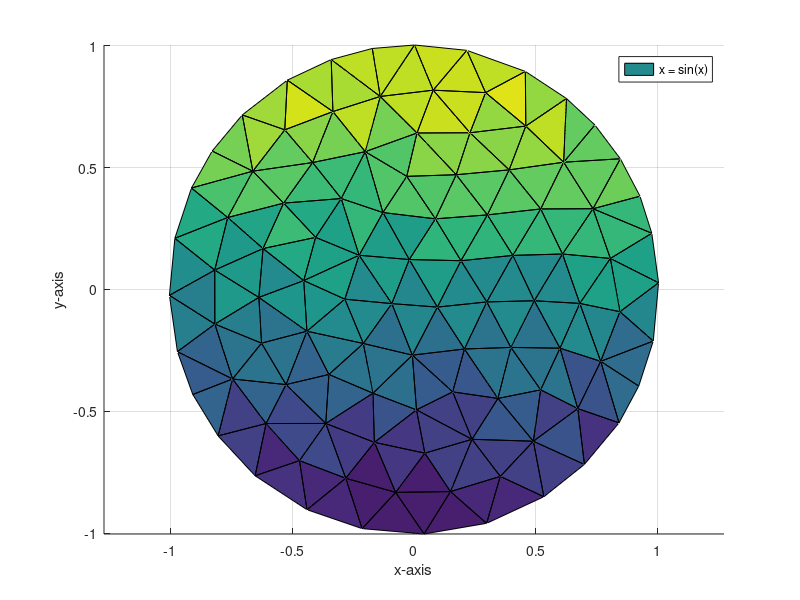

Recreate this plot in MATLAB.
%Circle Geometry

Vertices = [ 0.354078223658165  -0.766695555351536
  -0.298231892827986   0.372870950777673
   0.297986811811660  -0.959324251681120
  -0.212485229682307  -0.980997388468482
  -0.224818474827896   0.140198925104464
   0.841199824526692  -0.547087944789703
   0.625479155779087   0.783224677636050
   0.229859417206465   0.642635182263987
   0.390468696828730   0.490410260635561
   0.238166773991895  -0.614649349112947
  -0.660720113005497   0.485063713088005
  -0.403245531692523   0.213599624445504
  -0.138199279919743   0.791505007313432
  -0.534631205125817   0.353969834110798
   0.614013734082178   0.521798768998622
  -0.636076834531567  -0.032653119038256
  -0.816620666467475  -0.142009839458299
  -0.912511619520552   0.416026781542313
  -0.469523231869694  -0.702160225580048
  -0.075043317877789  -0.832392416359616
  -0.361657265597155  -0.549631641488656
   0.680256106516730  -0.057283776890683
  -0.332340123936992   0.729557433580277
  -0.704095891396357   0.715770548526409
   0.699206069279343  -0.717745625706996
   0.844831753599322  -0.091293768514259
  -0.019169470908630   0.122728885287606
  -1.002904300029686  -0.024109065305038
  -0.415580703585440   0.520474979242920
  -0.127148606389532   0.315397379840905
   0.158866238978901  -0.420118791485332
  -0.451920777949139   0.036343744744883
   0.041596225057031  -1.003040501906917
   0.456926240538339   0.894225648074915
  -0.524666023496280  -0.390210597967998
  -0.651442451929566  -0.764228369460929
  -0.207615694271768  -0.221573949920743
  -0.168169122200641  -0.425538318278553
  -0.090792317219241  -0.058138735631788
   0.096077925561974  -0.072397712115510
  -0.827617928316233   0.567747742268008
  -0.339339418726908   0.942923482104062
   0.532861875838247  -0.850202071777010
  -0.980685837877796   0.209788419940782
   0.765937514331123  -0.294917048414618
   0.493603043079254  -0.046377916720548
   0.298667493857445  -0.051217615338435
   0.078899444400723   0.817269475871917
  -0.438899892179220  -0.171312358572774
   0.002265290252134   1.002588538785814
   0.981654705468083  -0.211564257172202
   0.012558227632303   0.641679693402978
  -0.029471727969854   0.463866058436891
  -0.618917445740263   0.167655107615183
  -0.199698142726620   0.565075216188424
   0.301169823282179   0.305728453028272
   0.489775190111495  -0.622515495113159
  -0.279678083625676  -0.774456227063590
  -0.170850603917301   0.988346757057512
   0.922052325363514  -0.396339660125565
  -0.803237974855761  -0.600572466408068
   0.805613545935361   0.127109016373742
   0.742086164564964   0.674764103404251
   0.734451878556294   0.331057626600557
  -0.743965065717372  -0.367215652902759
  -0.625051189972950  -0.220353365680011
  -0.283453167168401  -0.039833067270852
   0.293843484579637   0.807247835831146
  -0.606481310486604  -0.549905553509522
   0.458779297138542   0.670055215887352
  -0.763852770253396   0.295121054781917
   0.207091657711513  -0.244260494835011
   0.010494200435293  -0.493885472008037
   0.609282014793535   0.145338152144908
   0.405584586837439   0.139612949351751
   0.672043384413539  -0.488679448089427
   0.975609196668914   0.230450957033015
  -0.348799782154616  -0.348669887927972
   0.397735107242810  -0.237771780624337
  -0.817028129455280   0.079430987698179
  -0.907089424726309  -0.430870237128993
   0.519665506047953  -0.411777185457409
   0.088051017286548   0.289608438637462
  -0.006487422836260  -0.269430144840844
   0.927191469853954   0.382518350910049
   0.216881354117256   0.980686245776811
   0.173413903739520   0.470499197541963
   0.599118508475341  -0.240935317618663
   0.520030946326333   0.330166521065558
   0.149859766447007  -0.829056778670696
  -0.519332090055107   0.858504518485319
  -0.529725242147416   0.654726105280486
   0.846553908098404   0.535944245154634
  -0.970104902703809  -0.255080238223342
   0.192850234882940   0.117845481402531
  -0.438676608346221  -0.903403777825454
   1.003394518502078   0.027488276532593
   0.344450338887639  -0.447022594690313
   0.044690988771908  -0.671432554675671
  -0.162259902428279  -0.627117142435382];

Connectivity = [    11    14    29
    17    28    94
   100    38    21
    54    14    71
    69    19    21
    78    21    38
    37    38    84
    19    36    96
    65    69    35
    65    17    94
    32    49    67
    78    49    35
    66    49    16
    49    78    37
    35    21    78
    17    80    28
    17    66    16
    44    80    71
     2    55    29
    91    92    23
    11    71    14
     5    12    32
    29    92    11
    92    29    23
    62    22    26
    23    13    42
    13    23    55
    30     2     5
    95    27    40
    37    78    38
    79    47    72
    27     5    39
    64    74    62
   100    21    58
    31    84    73
    39    67    37
    90    33     3
    57    10     1
    73    38   100
    98    10    57
    36    19    69
    58    19    96
    21    35    69
    58    96     4
    20    58     4
    21    19    58
    20     4    33
    90    20    33
    99    73   100
     1    90     3
    99   100    20
    20   100    58
    20    90    99
    10    99    90
    10    98    31
    32    16    49
    66    35    49
    40    39    84
    67    49    37
    84    39    37
    40    27    39
    10    73    99
    84    38    73
    14    54    12
    80    17    16
    65    81    61
    61    36    69
    61    69    65
    81    65    94
    66    65    35
    66    17    65
    28    80    44
    44    71    18
    80    16    54
    80    54    71
    16    32    54
     5    32    67
    12    54    32
    18    71    11
    41    11    24
    24    92    91
    24    11    92
    41    18    11
    12     2    14
    23    42    91
    55    23    29
    13    59    42
    55    52    13
    48     8    68
    13    50    59
    13    52    48
    53    83    87
    13    48    50
    52    87     8
    14     2    29
    53    52    55
     5     2    12
    30    55     2
    39     5    67
    27    83    30
    27    30     5
    53    55    30
    56    83    95
    53    30    83
     9    87    56
    52    53    87
    47    95    40
    83    27    95
    89    56    75
    87    83    56
    89    75    74
    56    95    75
    70    68     8
    48    52     8
    48    86    50
    68    34    86
    48    68    86
     8     9    70
    70     9    15
     8    87     9
     7    70    15
    34    68    70
    70     7    34
    47    75    95
    15    63     7
    15    93    63
    15    64    93
    93    64    85
    15     9    89
    15    89    64
     9    56    89
    46    74    75
    64    89    74
    64    62    77
    26    22    45
    64    77    85
    45    51    26
    62    74    22
    62    26    97
    88    82    76
    26    51    97
    62    97    77
    88    46    79
    22    74    46
    84    72    40
    46    75    47
    31    72    84
    47    40    72
    88    79    82
    46    47    79
    22    88    45
    22    46    88
    79    98    82
    79    72    98
    10    31    73
    98    72    31
     1     3    43
    57     1    43
    10    90     1
    76    57    25
    82    98    57
    57    43    25
    57    76    82
    25     6    76
    76    45    88
    76     6    45
    45     6    60
    45    60    51];

trisurf(Connectivity, Vertices(:,1), Vertices(:,2), Vertices(:,2))
view([0 0 1])
legend('x = sin(x)','y = cos(x)')
xlabel('x-axis') % x-axis label
ylabel('y-axis') % y-axis label
zlabel('z-axis') % z-axis label
axis equal